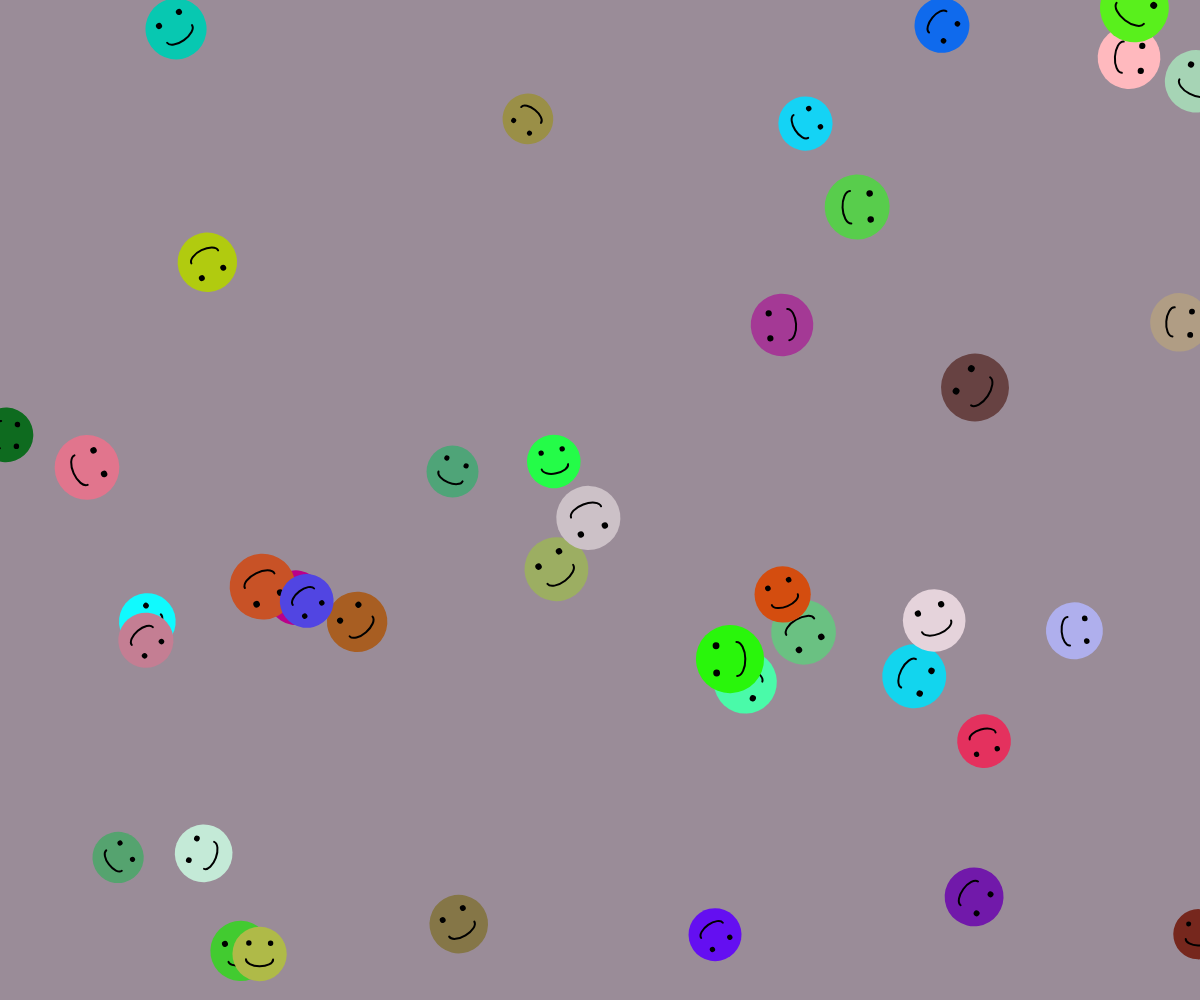
Frame 1 (no input)
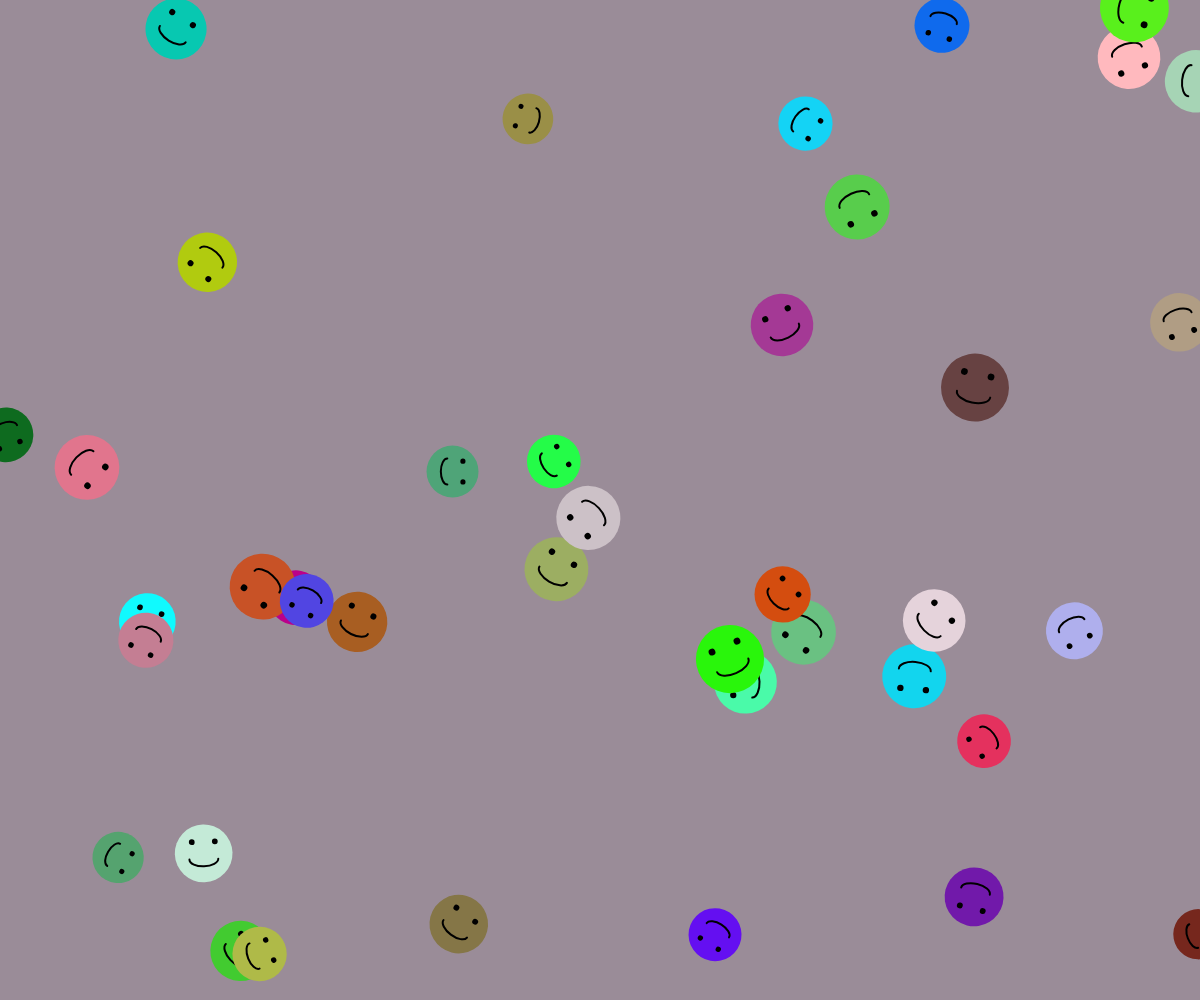
Frame 60 (no input)
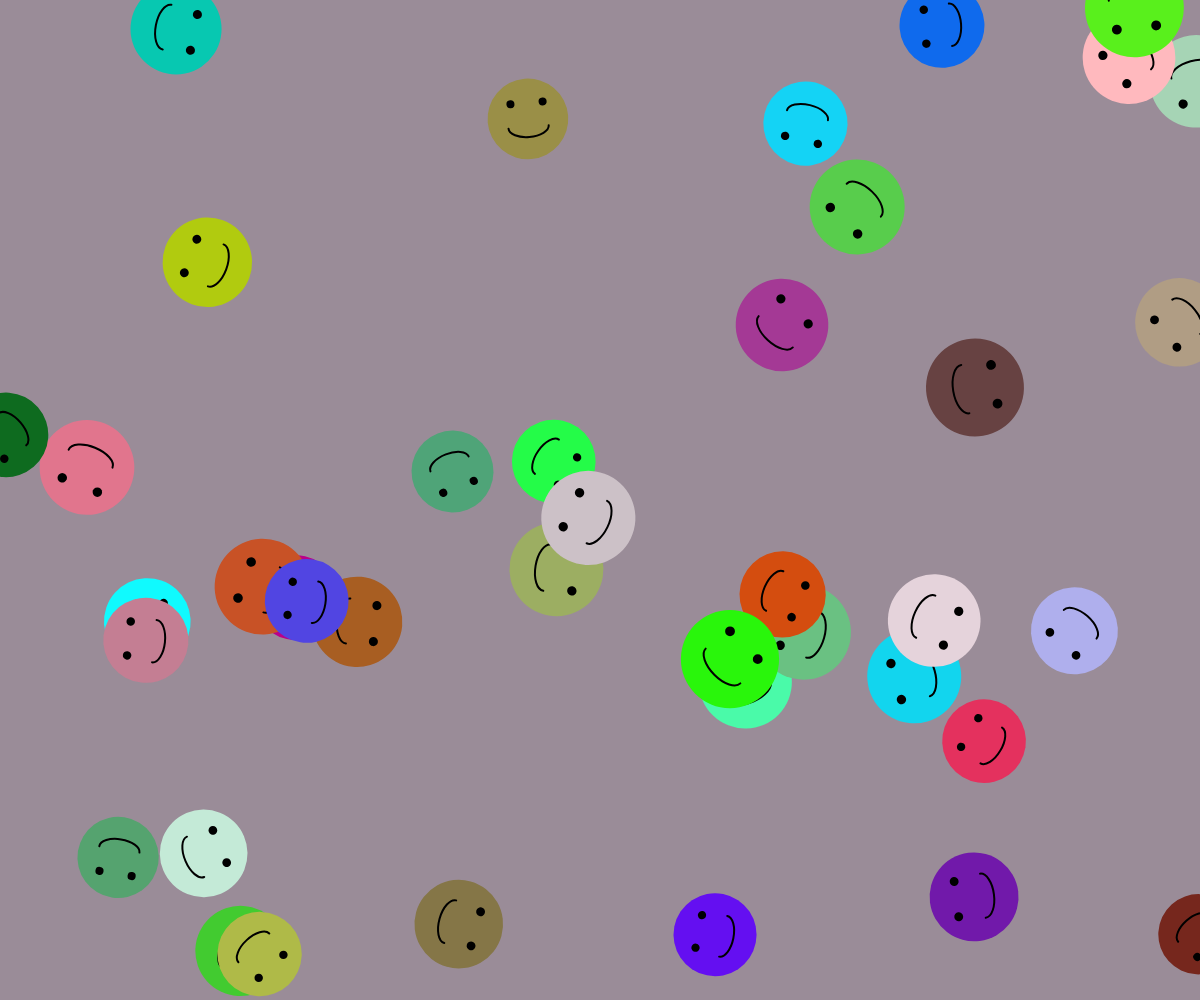
Frame 120 (the mouse pressed at the canvas centre since frame 60)

The p5.js sketch that drew these frames (run headless with seeded random() and noise() and a simulated clock; from frame 60 on, the mouse is pressed at the canvas centre):

// p5.js sketch
// ── sketch.js
let leaves = [];
let angles = []; // 儲存每個笑臉的旋轉角度

function setup() {
  // 產生一個全視窗的畫布
  createCanvas(windowWidth, windowHeight);
  // 畫布顏色為9a8c98
  background(154, 140, 152);

  // 生成40個笑臉
  for (let i = 0; i < 40; i++) {
    leaves.push({
      x: random(width),
      y: random(height),
      size: random(30, 50),
      color: color(random(255), random(255), random(255))
    });
    angles.push(random(TWO_PI)); // 初始化每個笑臉的旋轉角度
  }
}

function draw() {
  // 清除畫布
  background(154, 140, 152);

  // 根據滑鼠的左右移動改變笑臉的大小
  let sizeOffset = map(mouseX, 0, width, 20, 80);

  // 繪製笑臉
  for (let i = 0; i < leaves.length; i++) {
    let leaf = leaves[i];
    let angle = angles[i];

    // 更新旋轉角度
    angles[i] += 0.02; // 每次繪製時增加旋轉角度

    push(); // 儲存當前繪圖狀態
    translate(leaf.x, leaf.y); // 將原點移動到笑臉的位置
    rotate(angle); // 旋轉畫布

    // 繪製圓圈作為笑臉的頭
    fill(leaf.color);
    noStroke();
    ellipse(0, 0, leaf.size + sizeOffset, leaf.size + sizeOffset);

    // 繪製眼睛
    fill(0); // 黑色眼睛
    let eyeOffset = (leaf.size + sizeOffset) / 5;
    ellipse(-eyeOffset, -eyeOffset, eyeOffset / 2, eyeOffset / 2);
    ellipse(eyeOffset, -eyeOffset, eyeOffset / 2, eyeOffset / 2);

    // 繪製嘴巴
    noFill();
    stroke(0); // 黑色嘴巴
    strokeWeight(2);
    let mouthWidth = (leaf.size + sizeOffset) / 2;
    arc(0, eyeOffset / 2, mouthWidth, mouthWidth / 2, 0, PI);

    pop(); // 恢復繪圖狀態
  }
}

function windowResized() {
  resizeCanvas(windowWidth, windowHeight); // 當視窗大小改變時調整畫布大小
}
